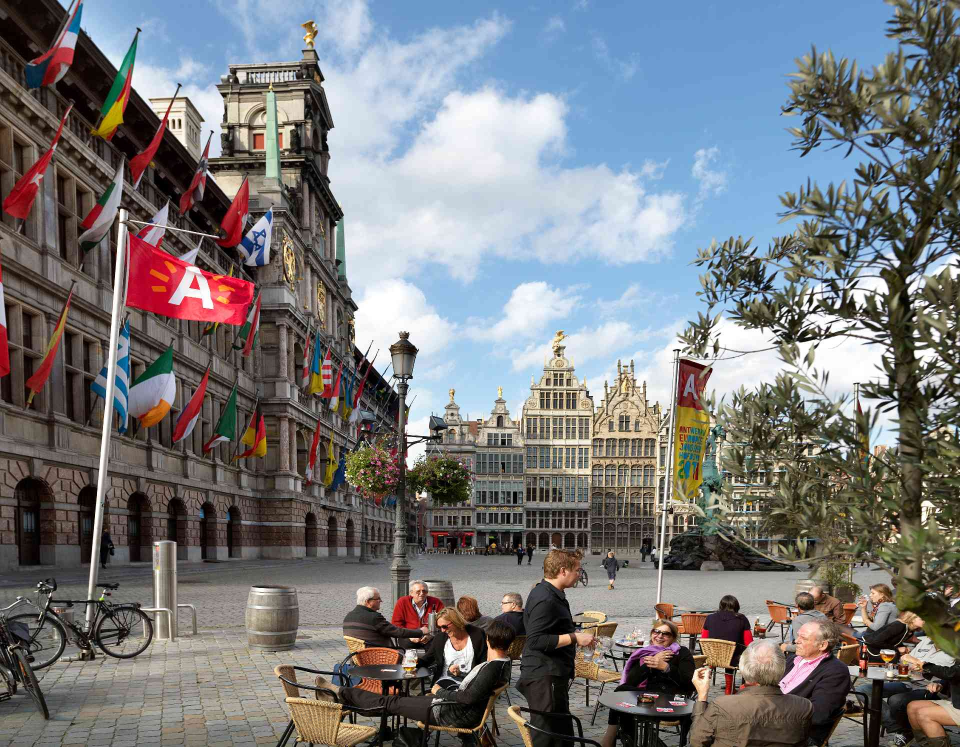
#> input picture City Hall of Antwerp.jpg, 1920 x 1494 px, given in place of logo for reading literacy.jpeg, which was not available (shown at 1/2 size)
$ python _refine_logo.py
#> lines starting #> are read from the running program, lines starting #| are printed output that depends on the picture; pictures that were not available may be replaced by others from this repository, and a replacement may not be noted
from PIL import Image, ImageDraw, ImageOps

base_path = "logo for reading literacy.jpeg"
new_photo_path = "reading photo.jpg"
out_path = "antwerpen-literacy-team-logo-final.png"

base = Image.open(base_path).convert("RGBA")
new_photo = Image.open(new_photo_path).convert("RGBA")
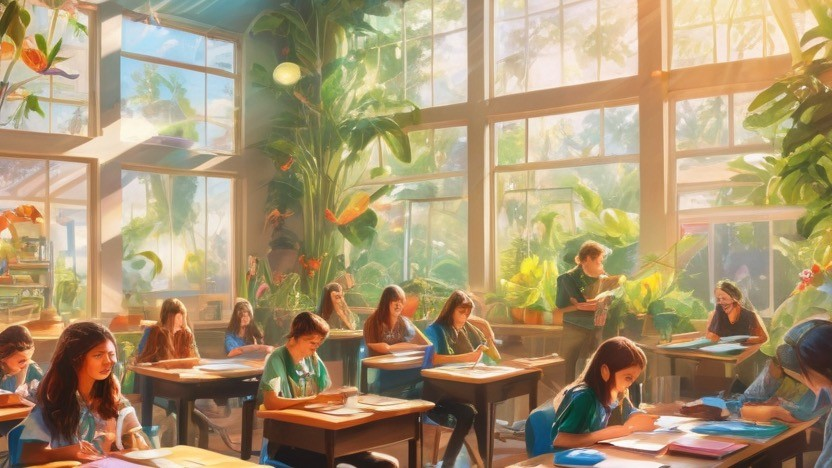
#> input picture reading photo.jpg, 832 x 468 px

# Keep original artwork untouched; only add one extra photo section in the right face.
layer = Image.new("RGBA", base.size, (0, 0, 0, 0))
#> layer: PIL image 1920x1494 RGBA; every value is 0

# Extra section positioned within right-side face, without cropping key original areas.
x1, y1, x2, y2 = 792, 560, 955, 785
w, h = x2 - x1, y2 - y1

fitted = ImageOps.fit(new_photo, (w, h), method=Image.Resampling.LANCZOS)
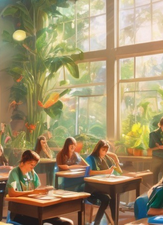
#> fitted: PIL image 163x225 RGBA; mean R, G, B, A 158.4, 142.2, 105.3, 255
mask = Image.new("L", (w, h), 0)
#> mask: PIL image 163x225 L; every value is 0
draw_mask = ImageDraw.Draw(mask)
draw_mask.rounded_rectangle((0, 0, w, h), radius=16, fill=255)
layer.paste(fitted, (x1, y1), mask)
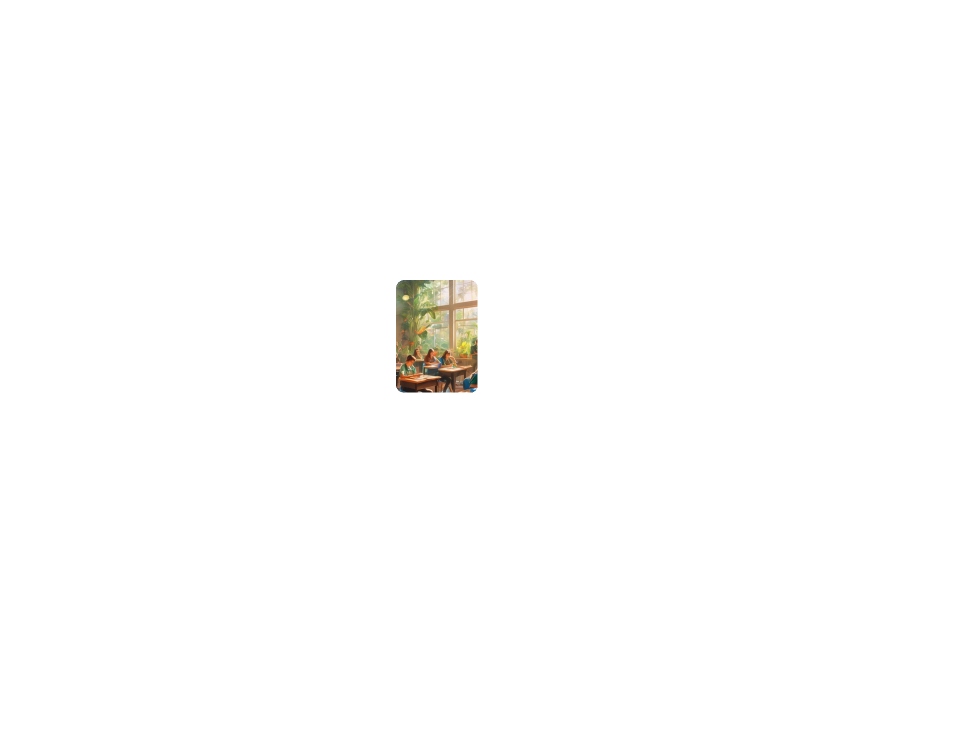
#> layer: PIL image 1920x1494 RGBA (shown at 1/2 size); mean R, G, B, A 2, 1.8, 1.3, 3.2; transparent parts drawn white

# Clean border so the new section matches existing collage style.
d = ImageDraw.Draw(layer)
d.rounded_rectangle((x1, y1, x2, y2), radius=16, outline=(255, 255, 255, 240), width=6)

final = Image.alpha_composite(base, layer)
final.convert("RGB").save(out_path, "PNG")
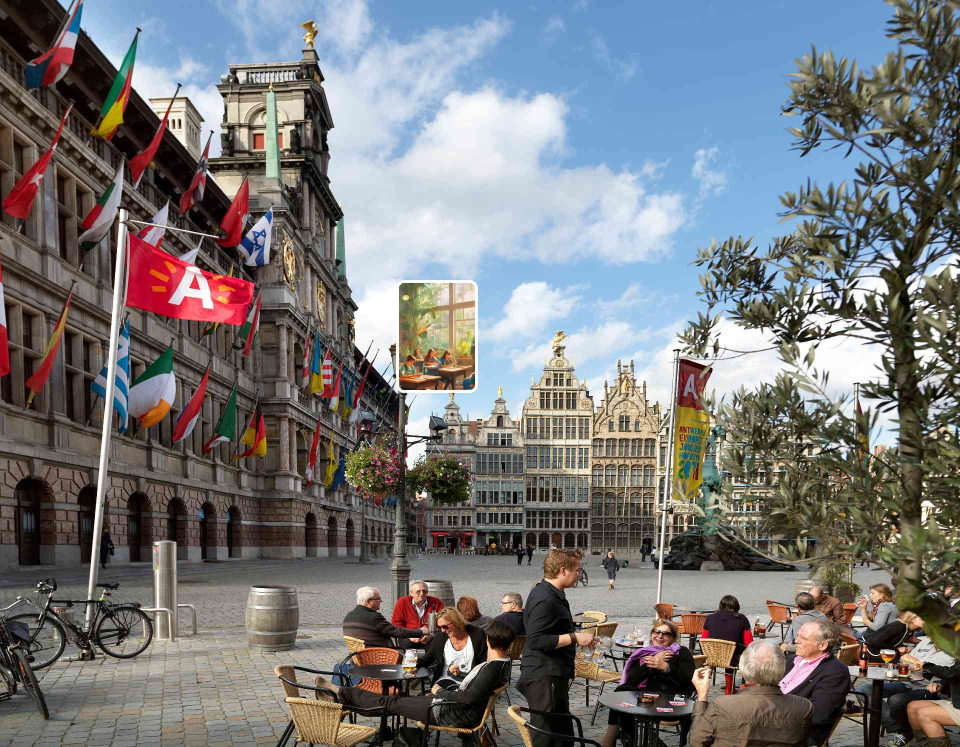
#> saved as antwerpen-literacy-team-logo-final.png: PIL image 1920x1494 RGB (shown at 1/2 size); mean R, G, B 120, 120.3, 122.2
print(f"Saved: {out_path}")
